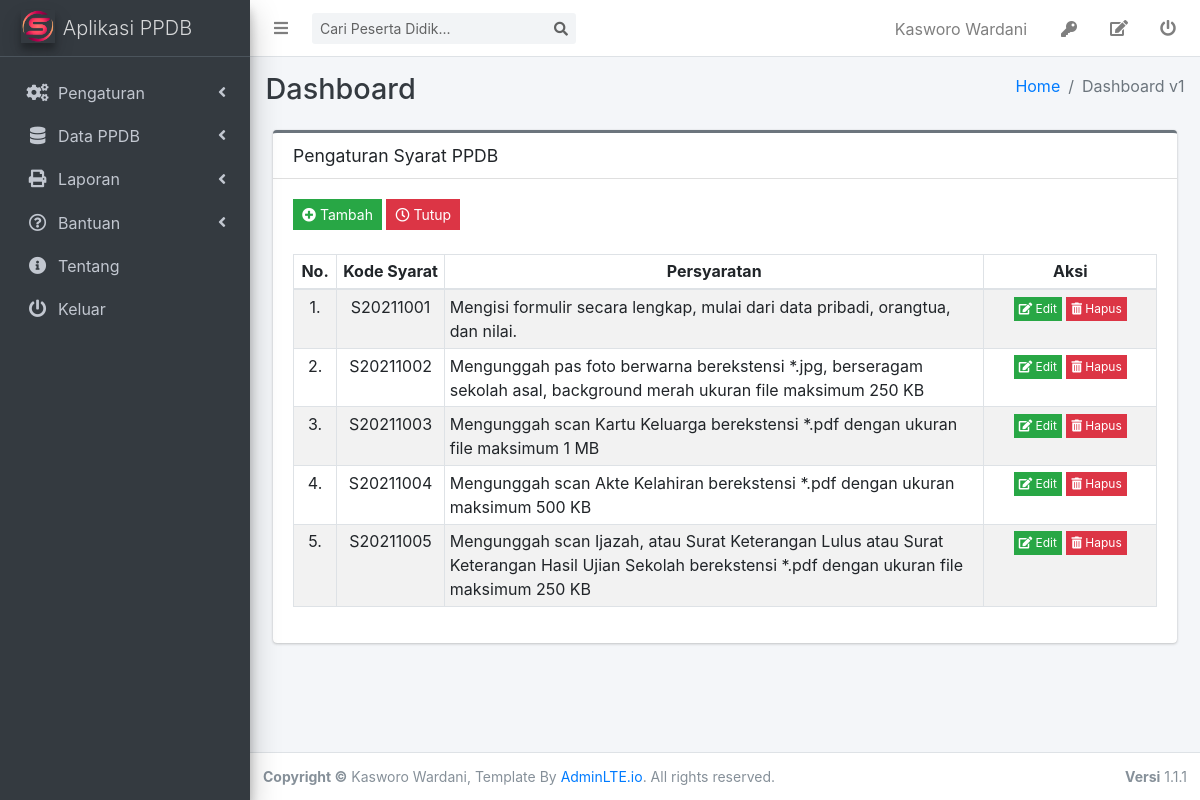
The app's page /admin/index.php?p=syarat (signed in) with its own data.
### tables this page shows
CREATE TABLE `tb_user` (
  `iduser` int(11) NOT NULL AUTO_INCREMENT,
  `username` varchar(50) NOT NULL,
  `nama` varchar(250) NOT NULL,
  `jbtdinas` enum('1','2','3','4','5') DEFAULT NULL,
  `passwd` varchar(250) DEFAULT NULL,
  `level` enum('0','1') DEFAULT NULL,
  `aktif` enum('0','1') DEFAULT NULL,
  `jbtpanitia` enum('1','2','3','4','5','6') NOT NULL,
  `nip` varchar(18) NOT NULL,
  `tmplahir` varchar(250) DEFAULT NULL,
  `tgllahir` date DEFAULT NULL,
  `alamat` varchar(250) NOT NULL,
  `desa` varchar(250) NOT NULL,
  `logakhir` datetime NOT NULL,
  `kec` varchar(250) NOT NULL,
  `kab` varchar(250) NOT NULL,
  `prov` varchar(250) NOT NULL,
  `kdpos` char(5) NOT NULL,
  `email` varchar(250) NOT NULL,
  `nohp` char(15) NOT NULL,
  `foto` varchar(250) NOT NULL,
  `agama` enum('A','B','C','D','E','F') DEFAULT NULL,
  `gender` enum('L','P') DEFAULT NULL,
  `tglupdate` date DEFAULT NULL,
  PRIMARY KEY (`iduser`)
);

CREATE TABLE `tb_syarat` (
  `kdsyarat` char(12) NOT NULL DEFAULT 'NULL',
  `kdthpel` char(5) DEFAULT NULL,
  `nmsyarat` varchar(250) DEFAULT NULL,
  `aktif` enum('0','1') DEFAULT NULL,
  `tampil` varchar(50) DEFAULT NULL,
  `aksyarat` varchar(50) DEFAULT NULL,
  PRIMARY KEY (`kdsyarat`),
  KEY `kdthpel` (`kdthpel`)
);

### admin/dbfunction.php (called while the page is built, shortened)
<?php
    $conn=mysqli_connect("localhost","root","password");
    mysqli_select_db($conn,"smpnlipa_ppdb") or die('Error selecting MySQL database: ' . mysqli_error);
    function viewdata($tbl, $key='', $id='', $ord='' ){
        global $conn;
        if($key=='' && $id=='' && $ord==''){
            $sql="SELECT*FROM $tbl";
        }
        else if($key=='' && $id==''){
            $sql="SELECT*FROM $tbl ORDER BY $ord";
        }
        elseif($ord==''){
            $sql="SELECT*FROM $tbl WHERE $key='$id'";
        }
        else {
            $sql="SELECT*FROM $tbl WHERE $key = '$id' ORDER BY $ord";
        }
        $result=mysqli_query($conn, $sql);
        $rows=[];
        while($row=mysqli_fetch_assoc($result)){
            $rows[]=$row;
        }
        return $rows;
    }
?>

### admin/syarat_tampil.php (the view, shortened to what this page needs)
<?php
  if($level=='1'){
?>
<div class="col-sm-12">
    <div class="card card-secondary card-outline">
      <div class="card-header">
        <h4 class="card-title">Pengaturan Syarat PPDB</h4>
      </div>
      <div class="card-body">
        <div class="row">
          <div class="col-sm-12">
            <button class="btn btn-flat btn-success btn-sm btnTambah" data-toggle="modal" data-target="#mySyarat">
              <i class="fas fa-plus-circle"></i>&nbsp;Tambah
            </button>
            <button class="btn btn-flat btn-danger btn-sm">
              <i class="far fa-clock"></i>&nbsp;Tutup
            </button>
          </div>
        </div>
        <br/>
        <div class="row">
          <div class="col-sm-12">
            <table class="table table-sm table-condensed table-striped table-bordered">
              <thead>
                <tr>
                  <th style="text-align:center;" width="5%">No.</th>
                  <th style="text-align:center;" width="12.5%">Kode Syarat</th>
                  <th style="text-align:center;">Persyaratan</th>
                  <th style="text-align:center;" width="20%">Aksi</th>
                </tr>
              </thead>
              <tbody>
                <?php
                  $qsy=viewdata("v_syarat");
                  $no=0;
                  foreach($qsy as $sy)
                  {
                    $no++;
                ?>
                <tr>
                  <td style="text-align:center;"><?php echo $no.'.';?></td>
                  <td style="text-align:center;"><?php echo $sy['kdsyarat'];?></td>
                  <td><?php echo $sy['nmsyarat'];?></td>
                  <td style="text-align:center;">
                  <a href="#mySyarat" class="btn btn-xs btn-success btn-flat btnEdit" data-toggle="modal" data-id="<?php echo $sy['kdsyarat'];?>">
                      <i class="fas fa-edit"></i>&nbsp;Edit
                    </a>
                    <button class="btn btn-xs btn-danger btn-flat">
                      <i class="fas fa-trash-alt"></i>&nbsp;Hapus
                    </button>
                  </td>
                </tr>
                <?php } ?>
              </tbody>
            </table>
          </div>
      </div>
    </div>
</div>
<?php } ?>

### admin/index.php (shortened to what this page needs)
<?php
	include "dbfunction.php";
	$u=viewdata("tb_user","iduser",$_COOKIE['id'])[0];
	$nama=$u['nama'];
	$level=$u['level'];
?>
<!DOCTYPE html>
<html>
<head>
	<link rel="stylesheet" href="../assets/css/all.min.css">
	<link rel="stylesheet" href="../assets/plugins/overlayScrollbars/css/OverlayScrollbars.min.css">
	<link rel="stylesheet" href="../assets/css/adminlte.min.css">
	<link rel="stylesheet" href="../assets/plugins/sweetalert2-theme-bootstrap-4/bootstrap-4.min.css">
	<link rel="stylesheet" href="../assets/plugins/toastr/toastr.min.css">
	<link rel="stylesheet" href="../assets/plugins/select2/css/select2.min.css">
	<link rel="stylesheet" href="../assets/plugins/select2-bootstrap4-theme/select2-bootstrap4.min.css">
	<link rel="stylesheet" href="../assets/plugins/datatables-bs4/css/dataTables.bootstrap4.min.css">
	<link rel="stylesheet" href="../assets/plugins/datatables-responsive/css/responsive.bootstrap4.min.css">
	<link rel="stylesheet" type="text/css" href="../assets/css/jquery.datetimepicker.css">
	<link rel="stylesheet" type="text/css" href="../assets/css/dropzone.css"/>
</head>
</head>
<body class="skihold-transition sidebar-mini layout-fixed layout-navbar-fixed layout-footer-fixed">
<div class="wrapper">
	<nav class="main-header navbar navbar-expand navbar-white navbar-light">
		<ul class="navbar-nav">
			<li class="nav-item">
				<a class="nav-link" data-widget="pushmenu" href="#" role="button">
					<i class="fas fa-bars"></i>
				</a>
			</li>
		</ul>
		<div class="form-inline ml-2">
			<div class="input-group input-group-sm">
				<input class="form-control form-control-navbar" type="search" id="dicari" placeholder="Cari Peserta Didik..." aria-label="Search">
				<div class="input-group-append">
					<button class="btn btn-navbar" id="goleki">
						<i class="fas fa-search"></i>
					</button>
				</div>
			</div>
		</div>
		<ul class="navbar-nav ml-auto">
			<li class="nav-item">
				<span class="btn nav-link">
					<?php echo $nama;?>
				</span>
			</li>
			<li class="nav-item">
				<span class="btn nav-link"  data-toggle="modal" data-target="#myPassword" title="Ganti Password">
				<i class="fas fa-key"></i>
				</span>
			</li>
			<li class="nav-item">
				<a href="index.php?p=adduser&m=3" class="nav-link" title="Edit Data">
				<i class="fas fa-edit"></i>
				</a>
			</li>
			<li class="nav-item">
				<a class="nav-link" href="logout.php" title="Keluar / Logout">
					<i class="fas fa-power-off"></i>
				</a>
		</li>
		</ul>
	</nav>
  <aside class="main-sidebar sidebar-dark-primary elevation-4">
	<a href="index.php?p=dashboard" class="brand-link">
	  <img src="../assets/img/logo.png" width="100" class="brand-image elevation-3"
		   style="opacity: 1.0">
	 <span class="brand-text font-weight-light">Aplikasi PPDB</span>
	</a>
	<div class="sidebar">
	  <nav class="mt-3 pb-3 mb-3">
		<ul class="nav nav-pills nav-sidebar flex-column" data-widget="treeview" role="menu" data-accordion="false">
			<?php	if($level=='1'){ ?>
		  <li class="nav-item has-treeview">
		  	<a href="#" class="nav-link">
				<i class="nav-icon fas fa-cogs"></i>
				<p>
					Pengaturan
				</p>
				<i class="fas fa-angle-left right"></i>
			</a>
		  </li>
		  <li class="nav-item has-treeview">
			<a href="#" class="nav-link">
			  <i class="nav-icon fas fa-database"></i>
			  <p>
				Data PPDB
				<i class="fas fa-angle-left right"></i>
			  </p>
			</a>
		  </li>
		  <li class="nav-item has-treeview">
			<a href="#" class="nav-link">
			  <i class="nav-icon fas fa-print"></i>
			  <p>
				Laporan
				<i class="fas fa-angle-left right"></i>
			  </p>
			</a>
		  </li>
		  <?php } ?>
		  <li class="nav-item">
			<a href="#" class="nav-link">
			  <i class="far fa-question-circle nav-icon"></i>
			  <p>
				Bantuan
				<i class="fas fa-angle-left right"></i>
			  </p>
			</a>
		   </li>
		   <li class="nav-item">
			   <a href="#" class="nav-link">
				 <i class="fas fa-info-circle nav-icon"></i>
				 <p>Tentang</p>
			   </a>
			</li>
			  <li class="nav-item">
				<a href="logout.php" class="nav-link">
				  <i class="fas fa-power-off nav-icon"></i>
				  <p>Keluar</p>
				</a>
			  </li>
		</ul>
	  </nav>
	</div>
  </aside>
  <div class="content-wrapper">
	<div class="content-header">
	  <div class="container-fluid">
		<div class="row mb-2">
		  <div class="col-sm-6">
			<h1 class="m-0 text-dark">Dashboard</h1>
		  </div>
		  <div class="col-sm-6">
			<ol class="breadcrumb float-sm-right">
			  <li class="breadcrumb-item"><a href="#">Home</a></li>
			  <li class="breadcrumb-item active">Dashboard v1</li>
			</ol>
		  </div>
		</div>
	  </div>
	</div>
	<section class="content">
	  <div class="container-fluid">
		<div class="form-group">
		<?php
			if(!isset($_GET['p']) || $_GET['p']=='' || $_GET['p']=='dashboard') {include "dashboard.php";}
			else if($_GET['p']=='datasekolah') {include "sekolah_tampil.php";}
			else if($_GET['p']=='datauser') {include "user_tampil.php";}
			else if($_GET['p']=='adduser'){include "user_form.php";}
			else if($_GET['p']=='jadwal') {include "jadwal_tampil.php";}
			else if($_GET['p']=='pagu') {include "pagu_tampil.php";}
			else if($_GET['p']=='syarat') {include "syarat_tampil.php";}
		?>
		</div>
	  </div>
	</section>
  </div>
  <footer class="main-footer text-sm">
	<strong>Copyright &copy;</strong> Kasworo Wardani, Template By <a href="http://adminlte.io">AdminLTE.io</a>.
	All rights reserved.
	<div class="float-right d-none d-sm-inline-block">
	  <b>Versi</b> 1.1.1
	</div>
  </footer>
</div>
</body>
</html>

### records on screen
tb_user: nama "Kasworo Wardani"
tb_syarat: kdsyarat "S20211001", nmsyarat "Mengisi formulir secara lengkap, mulai dari data pribadi, orangtua, dan nilai."
tb_syarat: kdsyarat "S20211002", nmsyarat "Mengunggah pas foto berwarna berekstensi *.jpg, berseragam sekolah asal, background merah ukuran file maksimum 250 KB"
tb_syarat: kdsyarat "S20211003", nmsyarat "Mengunggah scan Kartu Keluarga berekstensi *.pdf dengan ukuran file maksimum 1 MB"
tb_syarat: kdsyarat "S20211004", nmsyarat "Mengunggah scan Akte Kelahiran berekstensi *.pdf dengan ukuran maksimum 500 KB"
tb_syarat: kdsyarat "S20211005", nmsyarat "Mengunggah scan Ijazah, atau Surat Keterangan Lulus atau Surat Keterangan Hasil Ujian Sekolah berekstensi *.pdf dengan ukuran file maksimum 250 KB"
